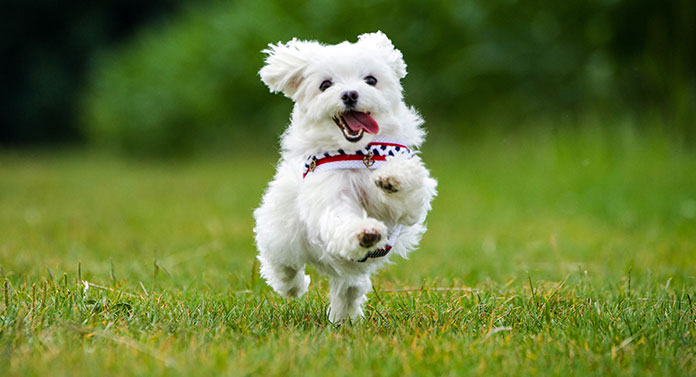
#> input picture dog.jpg, 696 x 377 px
$ python main.py
#> lines starting #> are read from the running program, lines starting #| are printed output that depends on the picture
### simulation.py
import numpy as np
import cv2
from mean_filter import HwMeanFilter
from clk import Clk

class Simulation():
    def __init__(self, raster, kernel, frequency):
        self.clk = Clk(frequency)
        self.src_img = raster
        self.kernel = kernel
        self.mean_filter = None
        self.golden_img = None
        self.output_buffer = None
        self.output_shape = None
        self.set_io_images()

    def set_io_images(self):
        h, w = self.src_img.shape
        m_kernel = (1.0/(self.kernel**2))*np.ones((self.kernel, self.kernel)) # Normalize box filter kernel
        mean_filter_img = cv2.filter2D(self.src_img, -1, m_kernel) # Convolve
        h = np.floor(np.array(m_kernel.shape)/2).astype(int) # Find half dims of kernel
        self.golden_img = mean_filter_img[h[0]:-h[0],h[1]:-h[1]] # Cut away unwanted informatio
        self.output_shape = self.golden_img.shape
        buffer_size = self.output_shape[0] * self.output_shape[1]
        self.output_buffer = np.zeros(shape=buffer_size, dtype=np.uint8)
        self.set_hw_simulation(img_shape=(w, h))

    def set_hw_simulation(self, img_shape):
        self.mean_filter = HwMeanFilter(img_shape, self.kernel)

    def run_hw_simulation(self):
        print("Process Runnig...")
        buff_id = 0
        h, w = self.src_img.shape
        for row in range(h):
            for col in range(w):
                # feed buffer
                self.mean_filter.input_buffer(self.src_img[row][col])
                # check if buffer is full and conv is posssible
                if self.mean_filter.check_buffer():
                    # do convolution with median filter
                    self.output_buffer[buff_id] = self.mean_filter.conv()
                    buff_id += 1
                self.clk.update()
        # push left last pixel and do last convolution
        self.mean_filter.input_buffer(0)
        self.output_buffer[buff_id] = self.mean_filter.conv()
        self.clk.update()

    def show_results(self):
        test_image = np.reshape(self.output_buffer, (self.output_shape[0], self.output_shape[1]))
        print(f"Size of ouput image: {self.output_shape}")
        cv2.namedWindow("Golden Mean Filtered")
        cv2.imshow("Golden Mean Filtered", self.golden_img)
        cv2.namedWindow("HW Mean Filtered")
        cv2.imshow("HW Mean Filtered", test_image)
        golden = self.golden_img.astype('int32')
        test = test_image.astype('int32')
        comparison = (abs(golden - test)/255).sum()/(self.output_shape[0] * self.output_shape[1])
        print(f"Golden vs Implementation Similarity: {round(1 - comparison, 3)*100}%")
        print(f"Latency: {self.mean_filter.buffer_size} clks")
        print(f"Clock cycles for process: {self.clk.get_cycles()} clks")
        cv2.waitKey(0)
        cv2.destroyAllWindows()

### mean_filter.py
import cv2
import numpy as np

class HwMeanFilter:
    def __init__(self, img_shape, kernel) -> None:
        self.kernel_size = kernel
        self.kernel_dim = kernel**2
        self.width = img_shape[0]
        self.height = img_shape[1]
        #self.depth = img_shape[2]
        self.margin = kernel//2
        self.h_limits = []
        self.buffer = None
        self.buffer_size = 0
        self.move_src = 0
        self.move_dst = 0
        self.set_buffer_size()
        self.index = -1
        self.conv_pixel = 0
        self.rows = []
        self.cols = []
        self.set_start_index()

    # compute first position for conv, based on the kernel and img size
    def set_start_index(self):
        k = self.kernel_size
        w = self.width
        self.conv_pixel = (k + (w-k)) * (k//2) + (k//2)
        self.h_limits = [self.margin, self.width - 1 - self.margin]

    def set_buffer_size(self):
        # compute buffer size
        self.buffer_size = self.width*(self.kernel_size-1) + self.kernel_size + 1
        # create buffer
        self.buffer = np.zeros(shape=self.buffer_size, dtype=np.uint8)
        # get address position of the first element in the last row of buffer
        self.move_src = self.buffer_size - self.kernel_size - 1

    def input_buffer(self, pixel):
        # increment index while filling buffer
        if self.index < self.buffer_size - 1:
            self.index += 1
        # once filled, recycle addresses with new data
        else:
            # replace address space with data and shift left last row
            self.buffer[self.move_dst] = self.buffer[self.move_src]
            self.buffer[self.move_src:-1] = self.buffer[self.move_src+1:]
            self.move_dst += 1
            if self.move_dst >= self.move_src:
                self.move_dst = 0

        self.buffer[self.index] = pixel

    def check_buffer(self):
        # check if buffer is filled
        if self.index == self.buffer_size - 1:
            # check if pixel is valid for convolution
            # if not, wait for buffer to be ready with valid pixel
            col_id = self.conv_pixel%self.width
            if (col_id < self.h_limits[0]) or (col_id > self.h_limits[1]):
                self.conv_pixel += 1
                return False
            return True
        else:
            return False

    def conv(self):
        sum = 0
        col_id = self.conv_pixel%self.width
        # get k-1 rows to add
        buff_idx = col_id - 1
        for r in range(self.kernel_size - 1):
                sum += self.buffer[buff_idx: buff_idx+self.kernel_size].sum()
                buff_idx += (self.width - self.kernel_size) + self.kernel_size
        # get last row sum
        sum += self.buffer[-(self.kernel_size+1): -1].sum()

        self.conv_pixel += 1
        return sum//self.kernel_dim

### clk.py
class Clk:
    def __init__(self, frequency) -> None:
        self.frequency = frequency
        self.time = 0
        self.clk_cycles = 0

    def update(self):
        self.time += 1/self.frequency
        self.clk_cycles += 1

    def get_time(self):
        return self.time

    def get_cycles(self):
        return self.clk_cycles

### main.py
import cv2
from simulation import Simulation

if __name__ == "__main__":

    # load grayscale img
    src_img = cv2.imread("dog.jpg", 0)
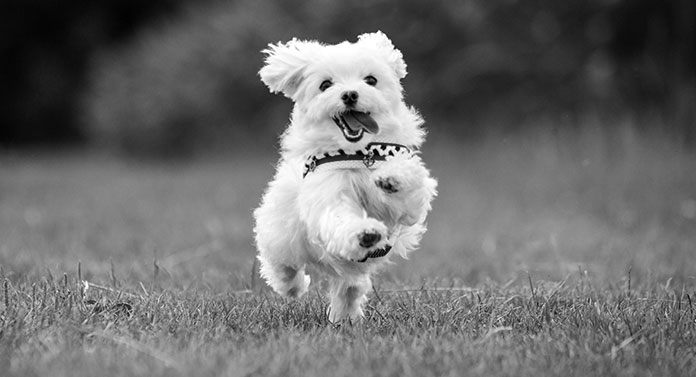
#> src_img: shape (377, 696); min 0, max 255, mean 108.6

    # initialize and run hw simulation
    hw_mean_filter_sim = Simulation(raster=src_img, kernel=5, frequency=1e9)
#> in set_io_images, `self.golden_img = mean_filter_img[h[0]:-h[0],h[1]:-h[1]]`:
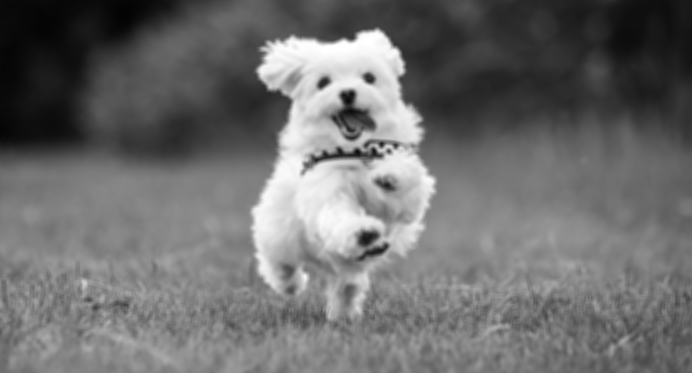
#> self.golden_img: shape (373, 692); min 3, max 255, mean 109.1
    hw_mean_filter_sim.run_hw_simulation()
    hw_mean_filter_sim.show_results()
#| Size of ouput image: (373, 692)
#| Golden vs Implementation Similarity: 99.3%
#| Latency: 2790 clks
#| Clock cycles for process: 262393 clks
